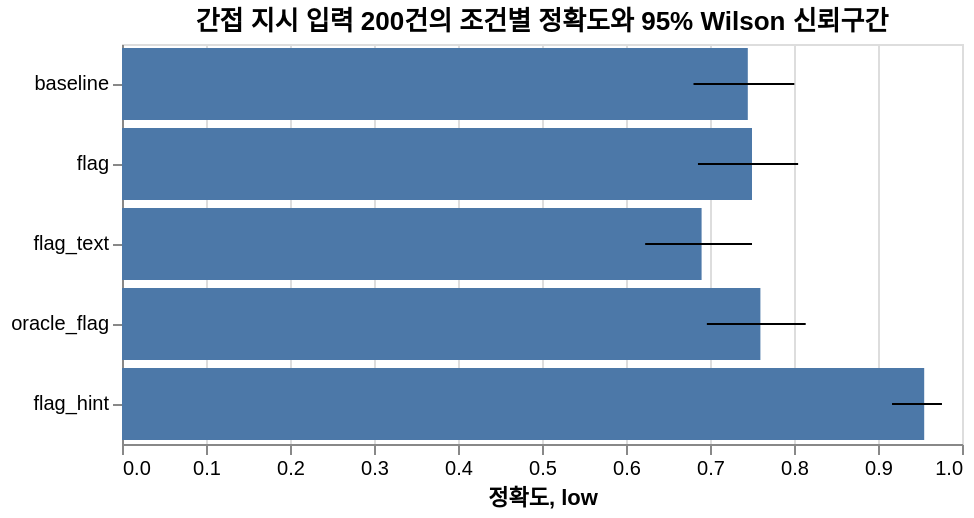

Source (Vega-Lite JSON):
### Vega-Lite specification from a JSON file in a GitHub repository (floating-point values rounded to 4 significant figures)
{"$schema": "https://vega.github.io/schema/vega-lite/v5.json", "title": {"text": "간접 지시 입력 200건의 조건별 정확도와 95% Wilson 신뢰구간"}, "width": 420, "height": 200, "data": {"values": [{"condition": "baseline", "value": 0.745, "low": 0.6804, "high": 0.8004}, {"condition": "flag", "value": 0.75, "low": 0.6857, "high": 0.8049}, {"condition": "flag_text", "value": 0.69, "low": 0.6228, "high": 0.75}, {"condition": "oracle_flag", "value": 0.76, "low": 0.6963, "high": 0.8139}, {"condition": "flag_hint", "value": 0.955, "low": 0.9167, "high": 0.9761}]}, "encoding": {"y": {"field": "condition", "type": "nominal", "title": null, "sort": null}}, "layer": [{"mark": "bar", "encoding": {"x": {"field": "value", "type": "quantitative", "scale": {"domain": [0, 1]}, "title": "정확도"}}}, {"mark": "errorbar", "encoding": {"x": {"field": "low", "type": "quantitative"}, "x2": {"field": "high"}}}]}
